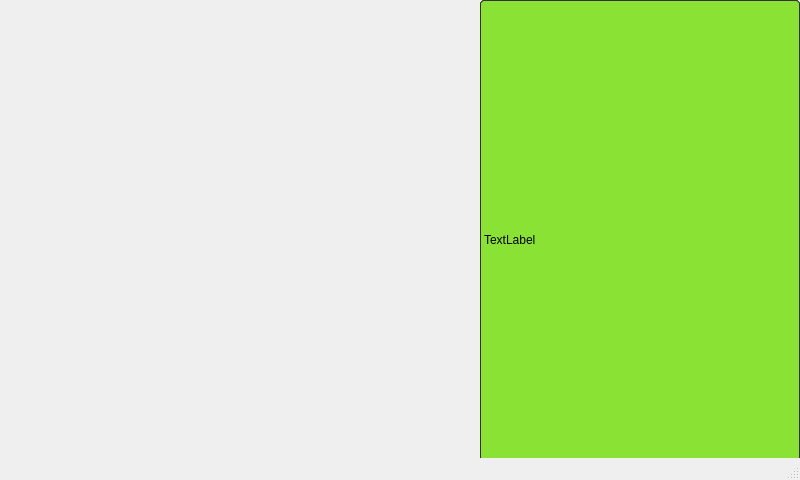
<?xml version="1.0" encoding="UTF-8"?>
<ui version="4.0">
 <class>FaceAttendance</class>
 <widget class="QMainWindow" name="FaceAttendance">
  <property name="geometry">
   <rect>
    <x>0</x>
    <y>0</y>
    <width>800</width>
    <height>480</height>
   </rect>
  </property>
  <property name="sizePolicy">
   <sizepolicy hsizetype="Preferred" vsizetype="Expanding">
    <horstretch>0</horstretch>
    <verstretch>0</verstretch>
   </sizepolicy>
  </property>
  <property name="windowTitle">
   <string>FaceAttendance</string>
  </property>
  <widget class="QWidget" name="centralwidget">
   <widget class="QWidget" name="widget" native="true">
    <property name="geometry">
     <rect>
      <x>0</x>
      <y>0</y>
      <width>480</width>
      <height>480</height>
     </rect>
    </property>
    <property name="styleSheet">
     <string notr="true"/>
    </property>
    <widget class="QLabel" name="video">
     <property name="geometry">
      <rect>
       <x>0</x>
       <y>0</y>
       <width>480</width>
       <height>480</height>
      </rect>
     </property>
     <property name="text">
      <string/>
     </property>
    </widget>
   </widget>
   <widget class="QWidget" name="widget_2" native="true">
    <property name="geometry">
     <rect>
      <x>480</x>
      <y>0</y>
      <width>320</width>
      <height>480</height>
     </rect>
    </property>
    <property name="styleSheet">
     <string notr="true">QWidget{
	border:1px solid #313236;
	border-radius:4px;
	background-color: rgba(37, 40, 49,0.9);
}
QWidget#titleLb{
	font: 24pt &quot;Ubuntu&quot;;
	color: rgb(238, 238, 236);
}
QWidget#headLb{
	border-radius:65px;
}</string>
    </property>
    <widget class="QLabel" name="titleLb">
     <property name="geometry">
      <rect>
       <x>0</x>
       <y>0</y>
       <width>320</width>
       <height>60</height>
      </rect>
     </property>
     <property name="text">
      <string>人脸识别考勤系统</string>
     </property>
     <property name="alignment">
      <set>Qt::AlignCenter</set>
     </property>
    </widget>
    <widget class="QLabel" name="headLb">
     <property name="geometry">
      <rect>
       <x>90</x>
       <y>70</y>
       <width>130</width>
       <height>130</height>
      </rect>
     </property>
     <property name="text">
      <string>TextLabel</string>
     </property>
    </widget>
    <widget class="QWidget" name="layoutWidget">
     <property name="geometry">
      <rect>
       <x>20</x>
       <y>200</y>
       <width>275</width>
       <height>220</height>
      </rect>
     </property>
     <layout class="QVBoxLayout" name="verticalLayout">
      <item>
       <widget class="QWidget" name="widget_3" native="true">
        <property name="enabled">
         <bool>false</bool>
        </property>
        <property name="styleSheet">
         <string notr="true">QWidget{
	border:1px solid #313236;
	border-radius:4px;
	background-color: rgba(37, 40, 49,0.9);
}
QLabel{
	border:none;
	color: rgb(238, 238, 236);
	font: 16pt &quot;Ubuntu&quot;;
}
QLineEdit{
	border:none;
	color: rgb(238, 238, 236);
	font: 16pt &quot;Ubuntu&quot;;
}</string>
        </property>
        <layout class="QHBoxLayout" name="horizontalLayout">
         <item>
          <widget class="QLabel" name="label_3">
           <property name="text">
            <string>工号</string>
           </property>
          </widget>
         </item>
         <item>
          <spacer name="horizontalSpacer">
           <property name="orientation">
            <enum>Qt::Horizontal</enum>
           </property>
           <property name="sizeType">
            <enum>QSizePolicy::Fixed</enum>
           </property>
           <property name="sizeHint" stdset="0">
            <size>
             <width>10</width>
             <height>20</height>
            </size>
           </property>
          </spacer>
         </item>
         <item>
          <widget class="QLineEdit" name="lineEdit">
           <property name="enabled">
            <bool>false</bool>
           </property>
           <property name="sizePolicy">
            <sizepolicy hsizetype="Expanding" vsizetype="Expanding">
             <horstretch>0</horstretch>
             <verstretch>0</verstretch>
            </sizepolicy>
           </property>
           <property name="text">
            <string>2022210382</string>
           </property>
          </widget>
         </item>
        </layout>
       </widget>
      </item>
      <item>
       <widget class="QWidget" name="widget_4" native="true">
        <property name="enabled">
         <bool>false</bool>
        </property>
        <property name="styleSheet">
         <string notr="true">QWidget{
	border:1px solid #313236;
	border-radius:4px;
	background-color: rgba(37, 40, 49,0.9);
}
QLabel{
	border:none;
	color: rgb(238, 238, 236);
	font: 16pt &quot;Ubuntu&quot;;
}
QLineEdit{
	border:none;
	color: rgb(238, 238, 236);
	font: 16pt &quot;Ubuntu&quot;;
}</string>
        </property>
        <layout class="QHBoxLayout" name="horizontalLayout_2">
         <item>
          <widget class="QLabel" name="label_4">
           <property name="text">
            <string>姓名</string>
           </property>
          </widget>
         </item>
         <item>
          <spacer name="horizontalSpacer_2">
           <property name="orientation">
            <enum>Qt::Horizontal</enum>
           </property>
           <property name="sizeType">
            <enum>QSizePolicy::Fixed</enum>
           </property>
           <property name="sizeHint" stdset="0">
            <size>
             <width>10</width>
             <height>20</height>
            </size>
           </property>
          </spacer>
         </item>
         <item>
          <widget class="QLineEdit" name="lineEdit_2">
           <property name="sizePolicy">
            <sizepolicy hsizetype="Expanding" vsizetype="Expanding">
             <horstretch>0</horstretch>
             <verstretch>0</verstretch>
            </sizepolicy>
           </property>
           <property name="text">
            <string>2022210382</string>
           </property>
          </widget>
         </item>
        </layout>
       </widget>
      </item>
      <item>
       <widget class="QWidget" name="widget_5" native="true">
        <property name="enabled">
         <bool>false</bool>
        </property>
        <property name="styleSheet">
         <string notr="true">QWidget{
	border:1px solid #313236;
	border-radius:4px;
	background-color: rgba(37, 40, 49,0.9);
}
QLabel{
	border:none;
	color: rgb(238, 238, 236);
	font: 16pt &quot;Ubuntu&quot;;
}
QLineEdit{
	border:none;
	color: rgb(238, 238, 236);
	font: 16pt &quot;Ubuntu&quot;;
}</string>
        </property>
        <layout class="QHBoxLayout" name="horizontalLayout_3">
         <item>
          <widget class="QLabel" name="label_5">
           <property name="text">
            <string>部门</string>
           </property>
          </widget>
         </item>
         <item>
          <spacer name="horizontalSpacer_3">
           <property name="orientation">
            <enum>Qt::Horizontal</enum>
           </property>
           <property name="sizeType">
            <enum>QSizePolicy::Fixed</enum>
           </property>
           <property name="sizeHint" stdset="0">
            <size>
             <width>10</width>
             <height>20</height>
            </size>
           </property>
          </spacer>
         </item>
         <item>
          <widget class="QLineEdit" name="lineEdit_3">
           <property name="sizePolicy">
            <sizepolicy hsizetype="Expanding" vsizetype="Expanding">
             <horstretch>0</horstretch>
             <verstretch>0</verstretch>
            </sizepolicy>
           </property>
           <property name="text">
            <string>2022210382</string>
           </property>
          </widget>
         </item>
        </layout>
       </widget>
      </item>
      <item>
       <widget class="QWidget" name="widget_6" native="true">
        <property name="enabled">
         <bool>false</bool>
        </property>
        <property name="styleSheet">
         <string notr="true">QWidget{
	border:1px solid #313236;
	border-radius:4px;
	background-color: rgba(37, 40, 49,0.9);
}
QLabel{
	border:none;
	color: rgb(238, 238, 236);
	font: 16pt &quot;Ubuntu&quot;;
}
QLineEdit{
	border:none;
	color: rgb(238, 238, 236);
	font: 16pt &quot;Ubuntu&quot;;
}</string>
        </property>
        <layout class="QHBoxLayout" name="horizontalLayout_4">
         <item>
          <widget class="QLabel" name="label_6">
           <property name="text">
            <string>时间</string>
           </property>
          </widget>
         </item>
         <item>
          <spacer name="horizontalSpacer_4">
           <property name="orientation">
            <enum>Qt::Horizontal</enum>
           </property>
           <property name="sizeType">
            <enum>QSizePolicy::Fixed</enum>
           </property>
           <property name="sizeHint" stdset="0">
            <size>
             <width>10</width>
             <height>20</height>
            </size>
           </property>
          </spacer>
         </item>
         <item>
          <widget class="QLineEdit" name="lineEdit_4">
           <property name="sizePolicy">
            <sizepolicy hsizetype="Expanding" vsizetype="Expanding">
             <horstretch>0</horstretch>
             <verstretch>0</verstretch>
            </sizepolicy>
           </property>
           <property name="text">
            <string>2022210382</string>
           </property>
          </widget>
         </item>
        </layout>
       </widget>
      </item>
     </layout>
    </widget>
    <widget class="QLabel" name="label">
     <property name="geometry">
      <rect>
       <x>0</x>
       <y>0</y>
       <width>320</width>
       <height>480</height>
      </rect>
     </property>
     <property name="styleSheet">
      <string notr="true">background-color: rgb(138, 226, 52);</string>
     </property>
     <property name="text">
      <string>TextLabel</string>
     </property>
    </widget>
   </widget>
  </widget>
  <widget class="QMenuBar" name="menubar">
   <property name="geometry">
    <rect>
     <x>0</x>
     <y>0</y>
     <width>800</width>
     <height>22</height>
    </rect>
   </property>
  </widget>
  <widget class="QStatusBar" name="statusbar"/>
 </widget>
 <resources/>
 <connections/>
</ui>
